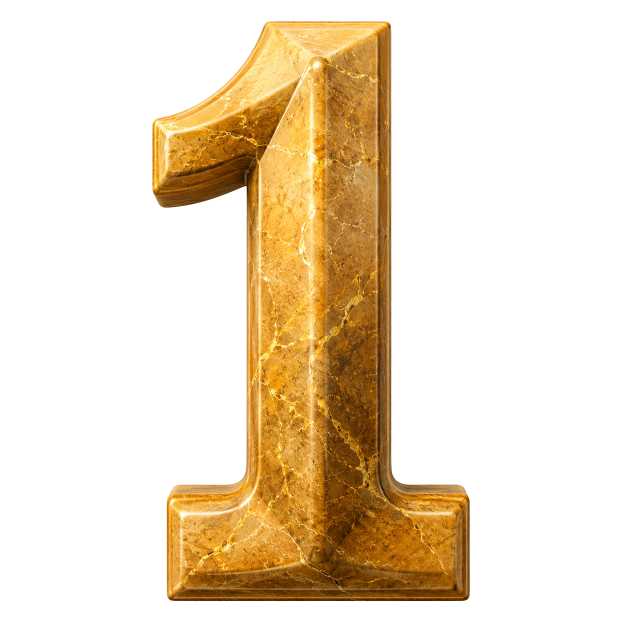
#> input picture assets/numbers/1.png, 1254 x 1254 px (shown at 1/2 size)
$ python generate_colon.py
#> lines starting #> are read from the running program, lines starting #| are printed output that depends on the picture
import os
from PIL import Image, ImageDraw

# Create an empty image for the colon
canvas_w, canvas_h = 400, 1536
img = Image.new("RGBA", (canvas_w, canvas_h), (0,0,0,0))
#> img: PIL image 400x1536 RGBA; every value is 0

# Load a golden image to steal texture from
texture = Image.open("assets/numbers/1.png").convert("RGBA")
#> texture is the input picture: PIL image 1254x1254 RGBA; mean R, G, B, A 54, 37.9, 14.2, 72.2

# Create a mask for two circles
mask = Image.new("L", (canvas_w, canvas_h), 0)
#> mask: PIL image 400x1536 L; every value is 0
draw = ImageDraw.Draw(mask)
r = 110
cx = canvas_w // 2
# Position the two dots
cy1 = int(canvas_h * 0.35)
cy2 = int(canvas_h * 0.65)
draw.ellipse((cx - r, cy1 - r, cx + r, cy1 + r), fill=255)
draw.ellipse((cx - r, cy2 - r, cx + r, cy2 + r), fill=255)

# Steal texture from the center of 1.png
# We will just copy a patch of texture and paste it using the mask
texture_cropped = texture.crop((
    texture.width//2 - canvas_w//2,
    0,
    texture.width//2 + canvas_w//2,
    canvas_h
))
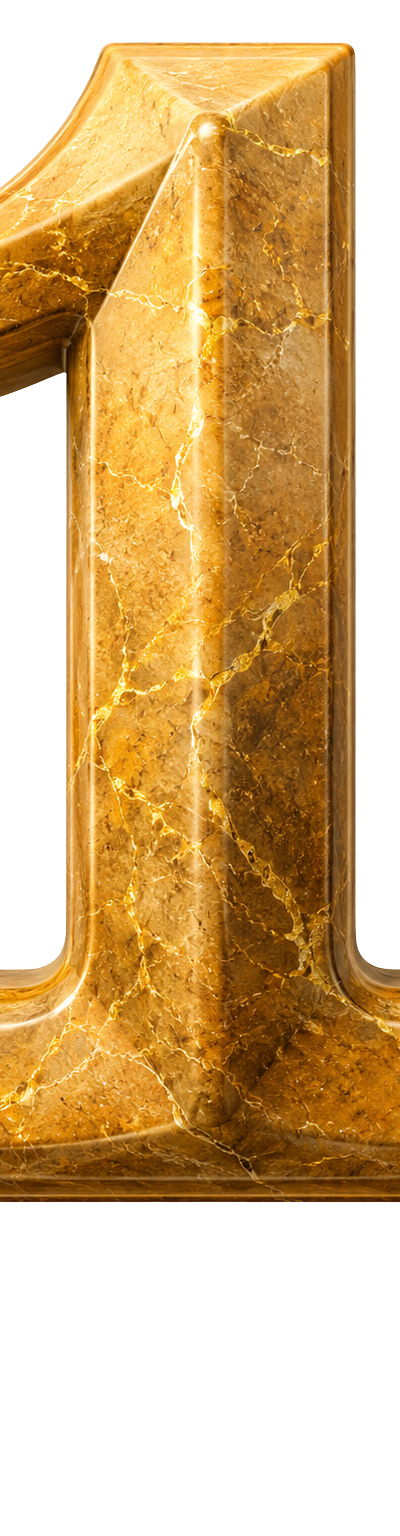
#> texture_cropped: PIL image 400x1536 RGBA; mean R, G, B, A 115.9, 81.6, 30.9, 155.7; transparent parts drawn white

img.paste(texture_cropped, (0, 0), mask)
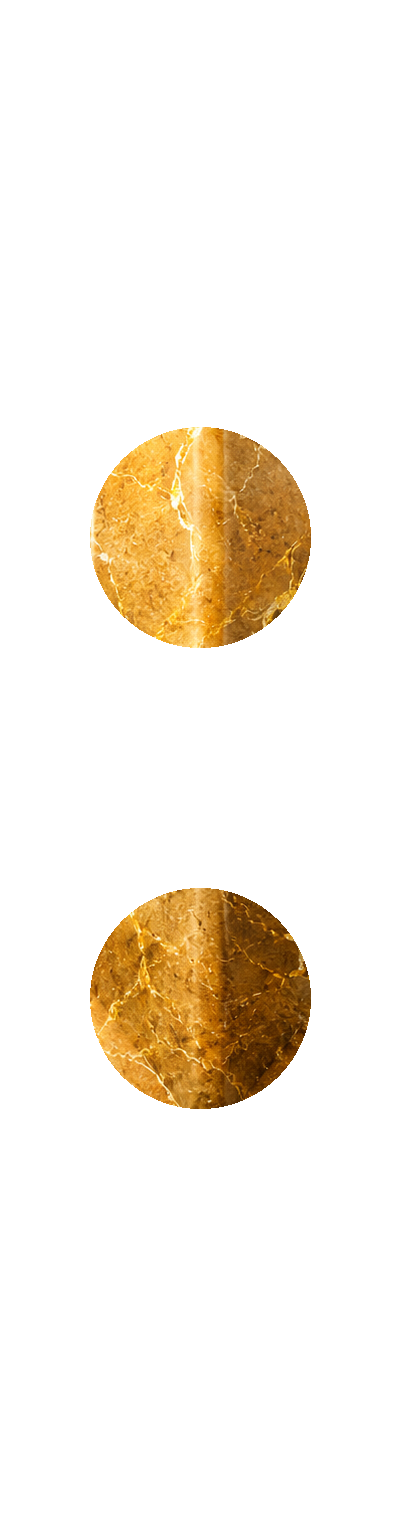
#> img: PIL image 400x1536 RGBA; mean R, G, B, A 24.1, 16.7, 5.6, 31.8; transparent parts drawn white
img.save("assets/numbers/colon.png")

$ run again, with assets/numbers/0.png copied over assets/numbers/1.png
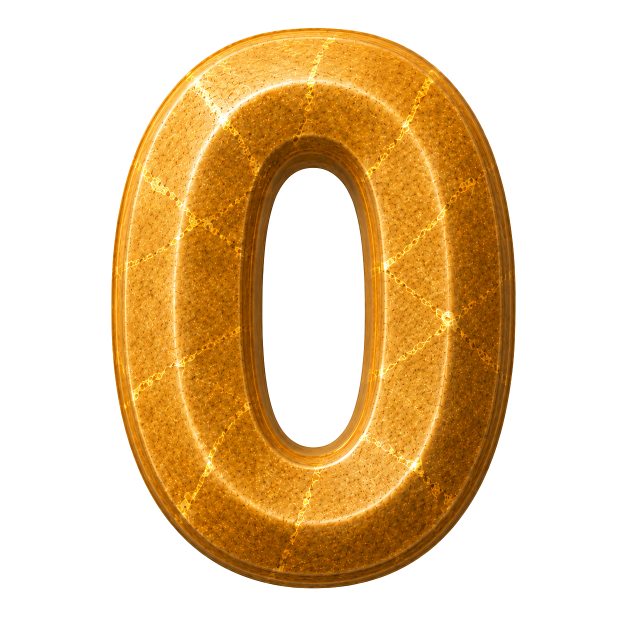
#> input picture assets/numbers/0.png, 1254 x 1254 px (shown at 1/2 size)
#> texture is the input picture: PIL image 1254x1254 RGBA; mean R, G, B, A 82.9, 53.9, 13.2, 105.6
#> mask: PIL image 400x1536 L; every value is 0
#> `texture_cropped = texture.crop(( texture.width//2 - canvas_w//2, 0, te..`:
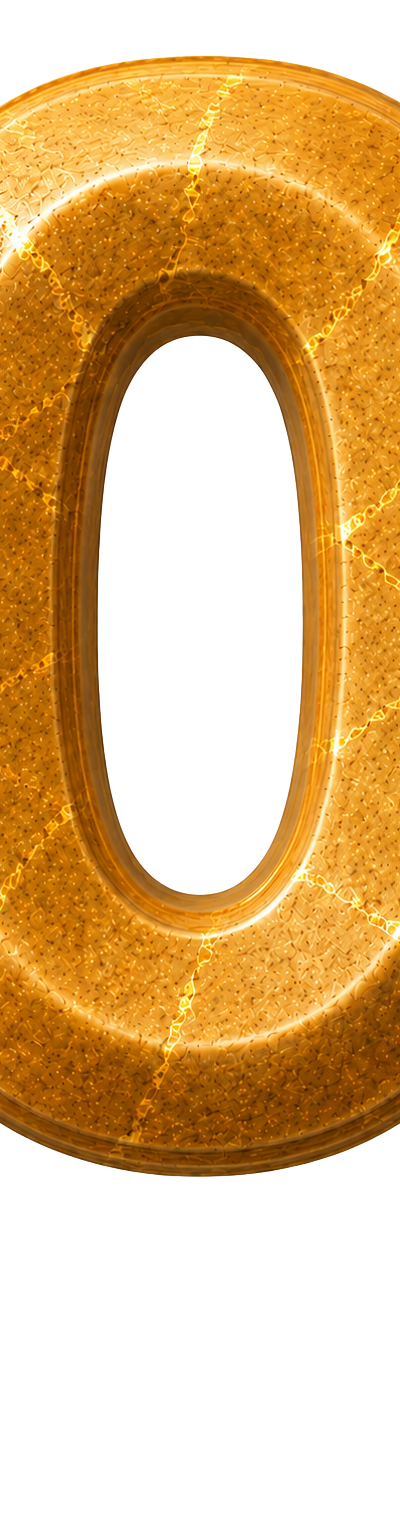
#> texture_cropped: PIL image 400x1536 RGBA; mean R, G, B, A 110.1, 71.4, 17.5, 140.8; transparent parts drawn white
#> `img.paste(texture_cropped, (0, 0), mask)`:
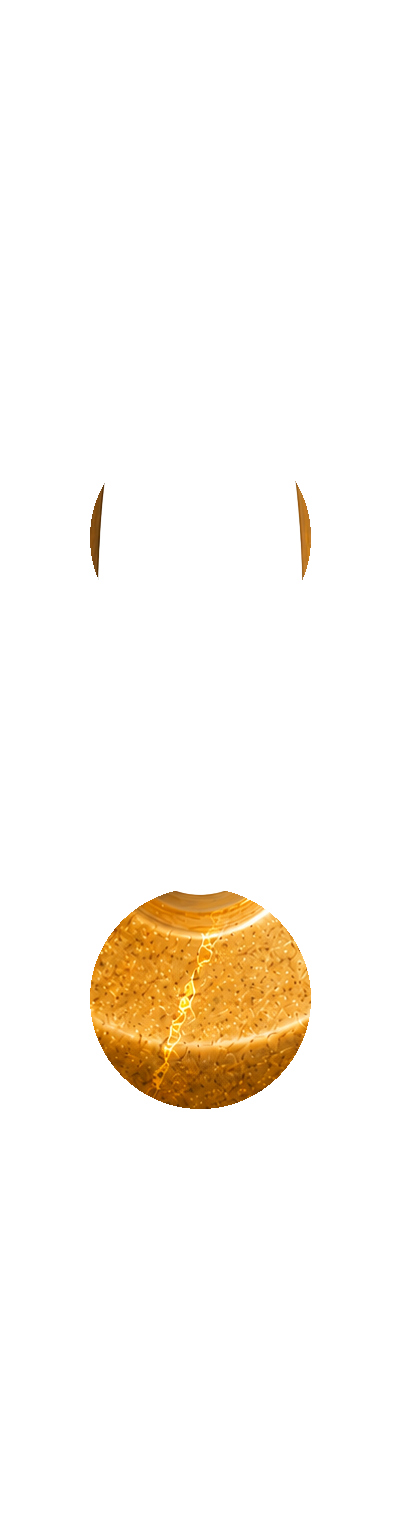
#> img: PIL image 400x1536 RGBA; mean R, G, B, A 13.8, 9.2, 2.6, 16.4; transparent parts drawn white

$ run again, with assets/numbers/2.png copied over assets/numbers/1.png
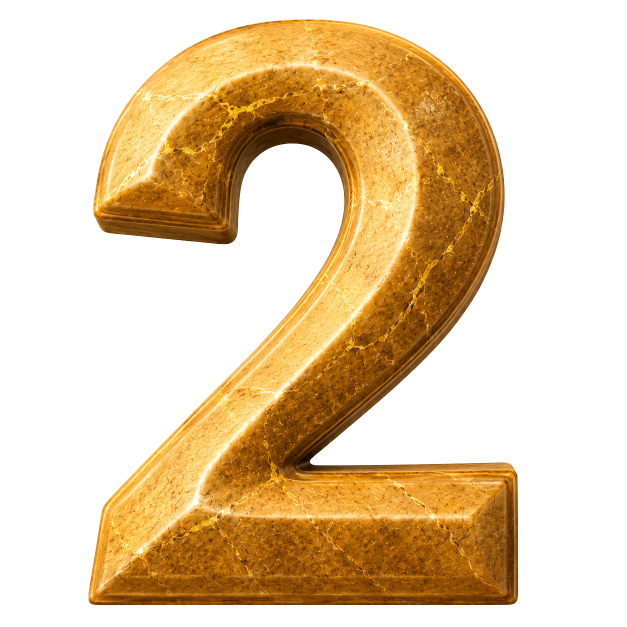
#> input picture assets/numbers/2.png, 1254 x 1254 px (shown at 1/2 size)
#> texture is the input picture: PIL image 1254x1254 RGBA; mean R, G, B, A 80.4, 55.4, 19.4, 106
#> mask: PIL image 400x1536 L; every value is 0
#> `texture_cropped = texture.crop(( texture.width//2 - canvas_w//2, 0, te..`:
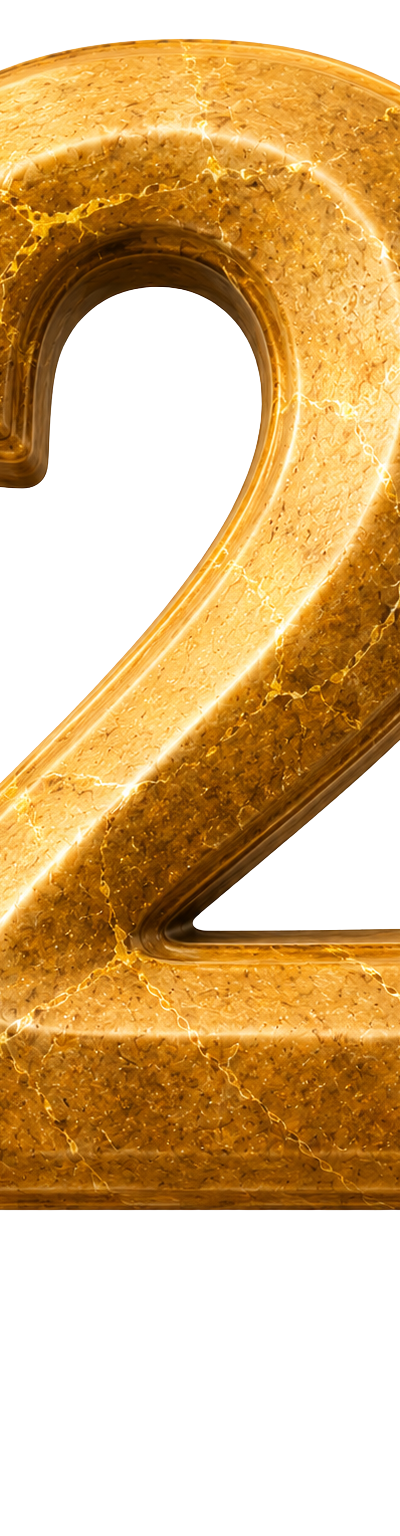
#> texture_cropped: PIL image 400x1536 RGBA; mean R, G, B, A 116, 80.5, 28.6, 152.1; transparent parts drawn white
#> `img.paste(texture_cropped, (0, 0), mask)`:
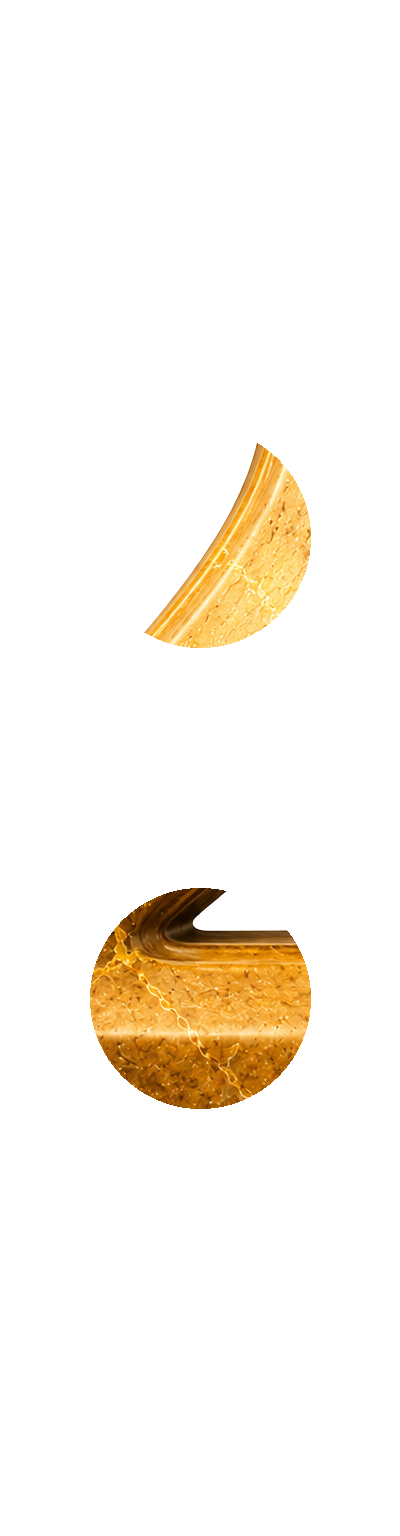
#> img: PIL image 400x1536 RGBA; mean R, G, B, A 18.5, 13.1, 4.9, 22.1; transparent parts drawn white

$ run again, with assets/numbers/3.png copied over assets/numbers/1.png
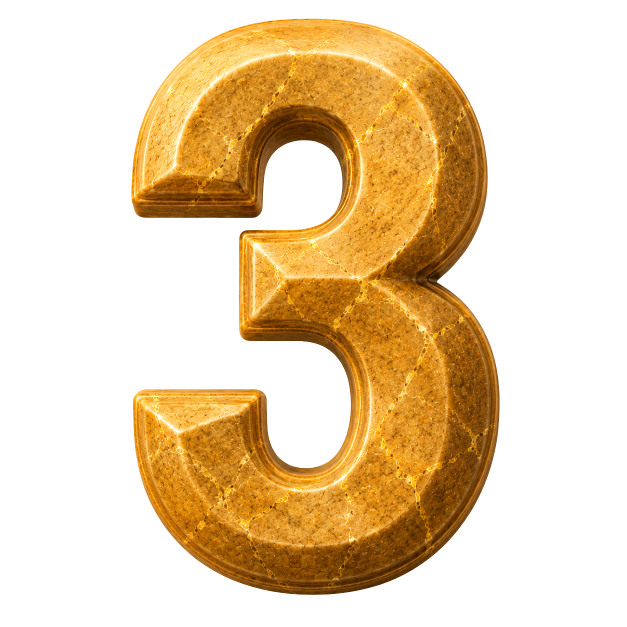
#> input picture assets/numbers/3.png, 1254 x 1254 px (shown at 1/2 size)
#> texture is the input picture: PIL image 1254x1254 RGBA; mean R, G, B, A 74.1, 50.1, 14.9, 94.4
#> mask: PIL image 400x1536 L; every value is 0
#> `texture_cropped = texture.crop(( texture.width//2 - canvas_w//2, 0, te..`:
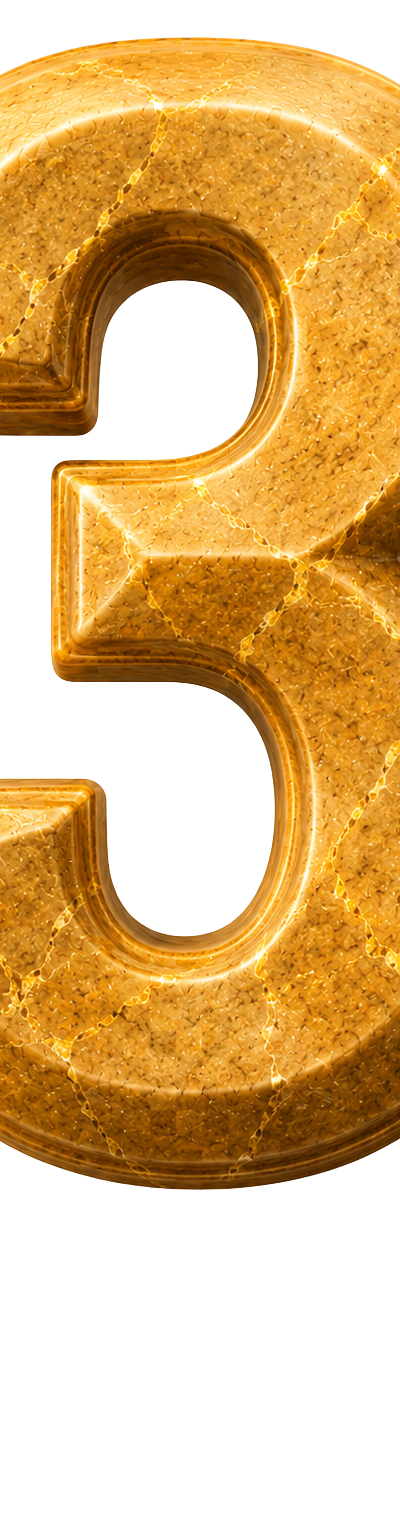
#> texture_cropped: PIL image 400x1536 RGBA; mean R, G, B, A 121.5, 82.7, 24.9, 151.3; transparent parts drawn white
#> `img.paste(texture_cropped, (0, 0), mask)`:
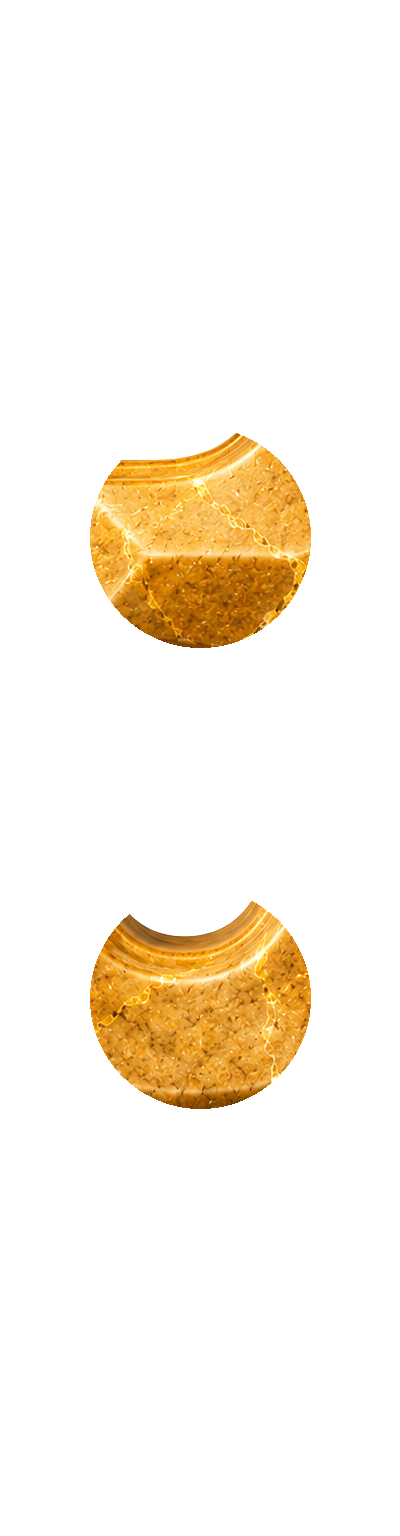
#> img: PIL image 400x1536 RGBA; mean R, G, B, A 25.6, 17.9, 5.9, 29.2; transparent parts drawn white
